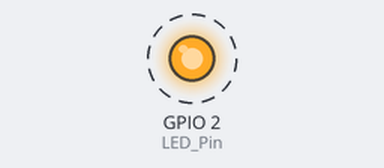
Recording of a sketch running on a simulated ESP32. Shown: output pins drawn as LEDs (lit = HIGH). Dashed ring = blinking. WiFi joins after 1.5 s; servers stay silent unless stated; what the sketch prints to the serial monitor is not drawn.

Above: at 3.5 s.
Timing chart, 0 to 7.6 s (numbered marks = the images above):
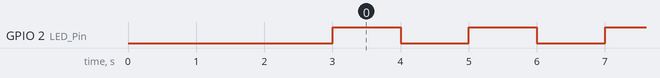

The sketch:

WiFi_Module_Tester.ino
```cpp
/*
Developer   - Sriram Venkata Krishna7
Date        - 07-12-2025
Board       - NodeMCU ESP-32S - V1.1
*/

// WiFi Module Tester

#include<WiFi.h>

const int LED_Pin = 2;
const int Time_Delay = 1000;

const char* SSID = "67";
const char* Password = "Never_Gonna_Give_You_Up";

void setup()
{
  pinMode(LED_Pin, OUTPUT);

  Serial.begin(115200);
  delay(1000);

  WiFi.mode(WIFI_STA);
  WiFi.begin(SSID, Password);

  Serial.print("Connecting to WiFi...");

  while(WiFi.status() != WL_CONNECTED)
  {
    Serial.print(".");
    delay(1000);
  }

  Serial.println();
  Serial.println("Connected to WiFi");

  Serial.println(WiFi.localIP());
}

void loop()
{
  digitalWrite(LED_Pin, HIGH);
  delay(Time_Delay);

  digitalWrite(LED_Pin, LOW);
  delay(Time_Delay);
}
```

Measured:
- by itself, GPIO 2 (LED_Pin): alternates HIGH for 1.0 s and LOW for 1.0 s
